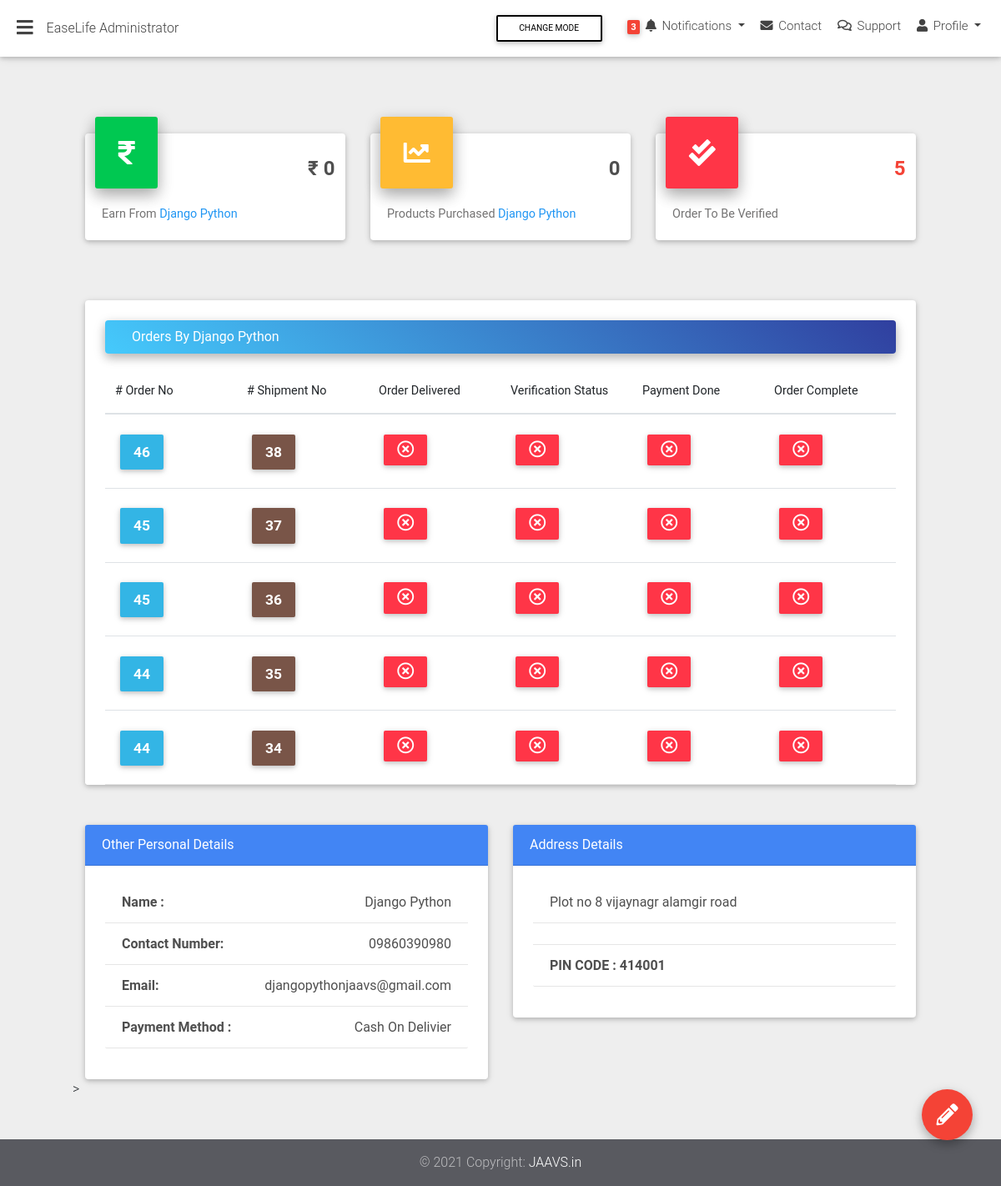
/easylife-admin/user-details/7/, run on an earlier commit of the app's database.
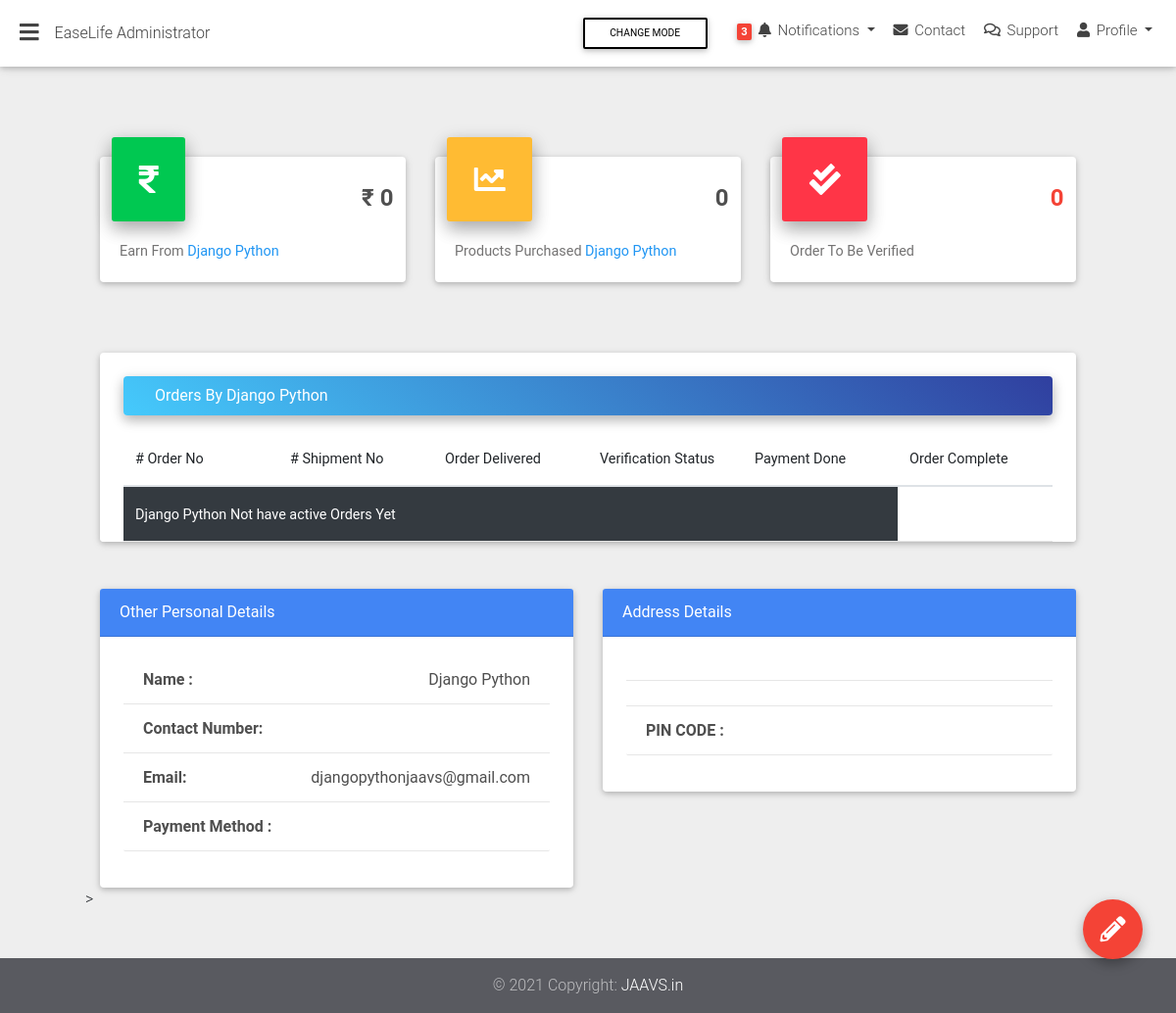
And on a later commit of the database.
### base/models.py (models this page shows, shortened)
class ShippmentOrder(models.Model):
    user=models.ForeignKey(settings.AUTH_USER_MODEL,on_delete=models.CASCADE)
    order=models.ForeignKey('Order',on_delete=models.CASCADE)
    verify_order = models.BooleanField(default=False,blank=True)
    verify_done_date= models.DateTimeField(blank=True,null=True)
    delivered= models.BooleanField(default=False,blank=True)
    delivered_done_date= models.DateTimeField(blank=True,null=True)
    payment_done=models.BooleanField(default=False,blank=True)
    payment_done_date= models.DateTimeField(blank=True,null=True)
    report_spam=models.BooleanField(default=False,blank=True)
    description=models.TextField(max_length=250,blank=True)
    class Meta:
        verbose_name = "ShippmentOrder"
        verbose_name_plural = "ShippmentOrders"

class Order(models.Model):
    user = models.ForeignKey(settings.AUTH_USER_MODEL,on_delete=models.CASCADE)
    items =models.ManyToManyField(OrderItem)
    ordered = models.BooleanField(default=False)
    start_date =models.DateTimeField(auto_now_add=True)
    ordered_date = models.DateTimeField()
    billing_address=models.ForeignKey('BillingAddress',on_delete=models.SET_NULL,blank=True,null=True)

class BillingAddress(models.Model):
    user=models.ForeignKey(settings.AUTH_USER_MODEL,on_delete=models.CASCADE)
    city=models.CharField(max_length=20)
    phone_number=models.CharField(max_length=20)
    street_address=models.CharField(max_length=250)
    apartment_address=models.CharField(max_length=250)
    pin_code=models.CharField(max_length=10)
    payment_option = models.CharField(choices=PAYMENTS_CHOICES,max_length=1,default='S')
    class Meta:
        verbose_name = ("Billing Address")
        verbose_name_plural = ("Billing Adresss")

### easylife_admin/views.py (the view)
# urls.py: path('user-details/<pk>/', user_details, name='user_details'),
def user_details(request,pk):
	user=get_object_or_404(User,pk=pk)
	shippment_order_user= ShippmentOrder.objects.filter(user=user)
	earn_money=0
	item_purchased=0
	no_verified=ShippmentOrder.objects.filter(user=user,verify_order=False).count()
	for shippment_order in shippment_order_user.filter(verify_order=True,payment_done=True):
		earn_money+=shippment_order.order.get_total()
		item_purchased+=shippment_order.order.items.count()
	return render(request,'easylife_admin/user_detail_view.html',{
		'shippment_order_user':shippment_order_user[::-1],
		'user':user,'earn_money':earn_money,'item_purchased':item_purchased,'no_verified':no_verified,'last_order':shippment_order_user.last()})

### templates/easylife_admin/user_detail_view.html (shortened to what the changed rows need)
{% extends "easylife_admin/admin_base.html" %}
{% load static %}
{% block content %}
    <div class="container-fluid">
      <section class="mt-md-4 pt-md-2 mb-5 pb-4">
        <div class="row">
          <div class="col-xl-4 col-md-6 mb-xl-0 mb-4">
            <div class="card card-cascade cascading-admin-card">
              <div class="card-body card-body-cascade">
                <p class="card-text">Earn From <span class="blue-text">{{user.get_full_name}}</span></p>
              </div>
            </div>
          </div>
          <div class="col-xl-4 col-md-6 mb-xl-0 mb-4">
            <div class="card card-cascade cascading-admin-card">
              <div class="card-body card-body-cascade">
                <p class="card-text">Products Purchased <span class="blue-text">{{user.get_full_name}}</span></p>
              </div>
            </div>
          </div>
          <div class="col-xl-4 col-md-6 mb-md-0 mb-4">
            <div class="card card-cascade cascading-admin-card">
              <div class="admin-up">
                <div class="data">
                  <h4 class="font-weight-bold danger-grey-text">
                    <span class="red-text">{{no_verified}}</span>
                  </h4>
                </div>
              </div>
            </div>
          </div>
        </div>
      </section>
      <section class="mb-5">
        <div class="card card-cascade narrower">
          <section>
            <br>
            <div class="card card-cascade narrower z-depth-0">
              <div
                class="view view-cascade gradient-card-header blue-gradient narrower py-2 mx-4 mb-3 d-flex justify-content-between align-items-center">
                <a href="" class="white-text mx-3">Orders By {{ user.get_full_name }}</a>
              </div>
              <div class="px-4">
                <div class="table-responsive">
                  <table class="table table-hover mb-0">
                    <thead>
                      <tr>
                        <th class="th-lg"># Order No</th>
                        <th class="th-lg"># Shipment No</th>
                        <th class="th-lg">Order Delivered </th>
                        <th class="th-lg">Verification Status</th>
                        <th class="th-lg">Payment Done</th>
                        <th class="th-lg">Order Complete</th>
                      </tr>
                    </thead>
                    <tbody>
                      {% for row in shippment_order_user %}
                      <tr>
                        <td>
                       <a href="{% url 'easylife_admin:order-review' row.order.id row.id user.id %}" style="color:white">
                            <button type="button" class="btn btn-info btn-sm px-3">
                              <b style="font-size:170%">{{row.order.id}}</b>
                            </button>
                      </a>
                      </td>
                        <td>
                        <a href='{% url 'easylife_admin:order-review' row.order.id row.id user.id %}' style="color:white">
                            <button type="button" class="btn btn-brown waves-effect waves-light btn-sm px-3">
                              <b style="font-size:170%">{{row.id}}</b>
                            </button>
                      </a>
                      </td>
                        <td>
                                {% if  row.delivered %}
                                <p  class="fs-6 text-muted" style="font-size:80%;margin-bottom:0;">{{row.delivered_done_date}}</p>
                                  <button type="button" class="btn btn-success btn-sm px-3">
                                      <i class="far fa-check-circle fa-2x"></i>
                                      </button>
                                {% else %}
                                    <button type="button" class="btn btn-danger btn-sm px-3">
                                      <i class="far fa-times-circle fa-2x"></i>
                                    </button>
                                {% endif %}
                        </td>
                        <td>
                          {% if  row.verify_order %}
                          <p  class="fs-6 text-muted" style="font-size:80%;margin-bottom:0;">{{row.verify_done_date}}</p>
                          <button type="button" class="btn btn-success btn-sm px-3">
                              <i class="far fa-check-circle fa-2x"></i>
                            </button>
                          {% else %}
                                <button type="button" class="btn btn-danger btn-sm px-3">
                             <i class="far fa-times-circle fa-2x"></i>
                            </button>
                          {% endif %}
                      </td>
                        <td>
                         {% if  row.payment_done %}
                         <p  class="fs-6 text-muted" style="font-size:80%;margin-bottom:0;">{{row.payment_done_date}}</p>
                          <button type="button" class="btn btn-success btn-sm px-3">
                              <i class="far fa-check-circle fa-2x"></i>
                          {% else %}
                                <button type="button" class="btn btn-danger btn-sm px-3">
                             <i class="far fa-times-circle fa-2x"></i>
                            </button>
                          {% endif %}
                        </td>
                        <td>{% if  row.payment_done_date %}
                          <button type="button" class="btn btn-success btn-sm px-3">
                              <i class="far fa-check-circle fa-2x"></i>
                          {% else %}
                                <button type="button" class="btn btn-danger btn-sm px-3">
                             <i class="far fa-times-circle fa-2x"></i>
                          </button>
                          {% endif %}
                        </td>
                      </tr>
                      {% empty %}
                                   <tfoot class="table-dark">
                                      <tr>
                                        <th colspan="5">
                                          {{user.get_full_name}} Not have active Orders Yet
                                        </th>
                                      </tr>
                                    </tfoot>
                      {% endfor %}
                    </tbody>
                  </table>
                </div>
              </div>
            </div>
          </section>
        </div>
      </section>
      <section class="mb-5">
        <div class="row">
          <div class="col-lg-6 col-md-12 mb-lg-0 mb-4">
            <div class="card">
              <div class="card-body text-center px-4 mb-3">
                <div class="list-group list-panel">
                  <span  class="list-group-item d-flex justify-content-between dark-grey-text">
                    <span class="float-left" style="font-weight: bold">Name :</span>{{user.get_full_name}}
                  </span>
                  <span  class="list-group-item d-flex justify-content-between dark-grey-text">
                    <span class="float-left" style="font-weight: bold">Contact Number:</span>{{last_order.order.billing_address.phone_number}}
                  </span>
                  <span  class="list-group-item d-flex justify-content-between dark-grey-text">
                    <span class="float-left" style="font-weight: bold">Email:</span>{{user.email}}
                  </span>
                  <span  class="list-group-item d-flex justify-content-between dark-grey-text">
                    <span class="float-left" style="font-weight: bold">Payment Method :</span>{{last_order.order.billing_address.get_payment_option_display}}
                  </span>
                </div>
              </div>
            </div>
          </div>
          <div class="col-lg-6 col-md-12 mb-lg-0 mb-4">
            <div class="card">
              <div class="card-body text-center px-4 mb-3">
                <div class="list-group list-panel">
                  <span  class="list-group-item d-flex justify-content-between dark-grey-text">
                    {{last_order.order.billing_address.street_address}}
                  </span>
                     <span  class="list-group-item d-flex justify-content-between dark-grey-text">
                  </span>
                    <span  class="list-group-item d-flex justify-content-between dark-grey-text">
                    <span class="float-left" style="font-weight: bold">PIN CODE  : {{last_order.order.billing_address.pin_code}}</span>
                  </span>
                </div>
              </div>
            </div>
          </div>>
        </div>
      </section>
    </div>
{% endblock content %}

What changed in the data, as far as the page shows it:
removed ShippmentOrder: order.id "46", id "38", delivered False (drawn), verify_order False (drawn), payment_done False (drawn), order.billing_address.phone_number "09860390980", order.billing_address.payment_option "Cash On Delivier", order.billing_address.street_address "Plot no 8 vijaynagr alamgir road", order.billing_address.pin_code "414001"
removed ShippmentOrder: order.id "45", id "37", delivered False (drawn), verify_order False (drawn), payment_done False (drawn)
removed ShippmentOrder: order.id "45", id "36", delivered False (drawn), verify_order False (drawn), payment_done False (drawn)
removed ShippmentOrder: order.id "44", id "35", delivered False (drawn), verify_order False (drawn), payment_done False (drawn)
removed ShippmentOrder: order.id "44", id "34", delivered False (drawn), verify_order False (drawn), payment_done False (drawn)
Also different on the page:
{{ no_verified }}: "5" → "0"
{{ user.get_full_name }}: (not shown) → "Django Python"
text now shown: "Not have active Orders Yet"
